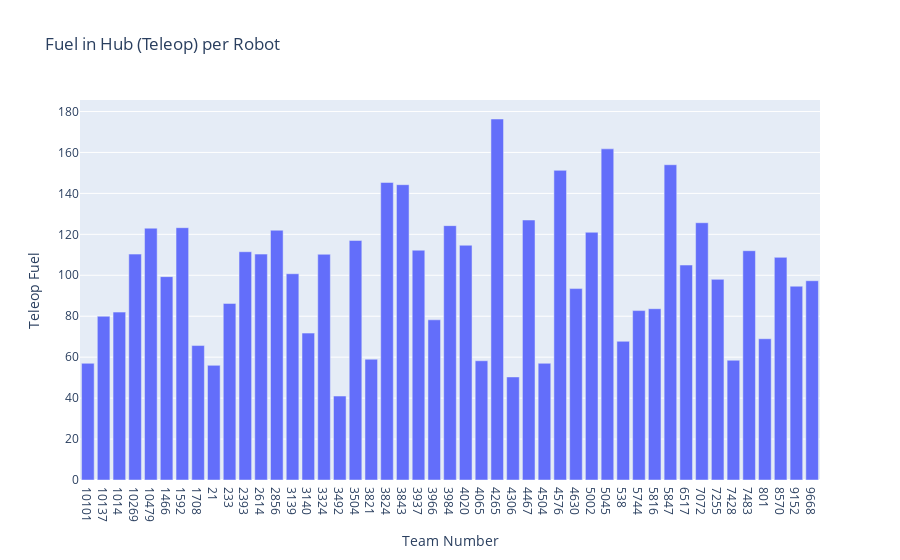

The notebook cell this image was saved under:
### Code cell
fig = px.bar(avg_overall, y="Teleop Fuel", title="Fuel in Hub (Teleop) per Robot")
fig.show()

### Figure 1 — Plotly figure (JSON) as saved in the notebook; plotly's stock layout.template omitted (floating-point values rounded to 4 significant figures)
{"data": [{"hovertemplate": "Team Number=%{x}<br>Teleop Fuel=%{y}<extra></extra>", "legendgroup": "", "marker": {"color": "#636efa", "pattern": {"shape": ""}}, "name": "", "orientation": "v", "showlegend": false, "textposition": "auto", "type": "bar", "x": ["10101", "10137", "1014", "10269", "10479", "1466", "1592", "1708", "21", "233", "2393", "2614", "2856", "3139", "3140", "3324", "3492", "3504", "3821", "3824", "3843", "3937", "3966", "3984", "4020", "4065", "4265", "4306", "4467", "4504", "4576", "4630", "5002", "5045", "538", "5744", "5816", "5847", "6517", "7072", "7255", "7428", "7483", "801", "8570", "9152", "9668"], "xaxis": "x", "y": [57.0, 80.0, 82.0, 110.3, 123.0, 99.33, 123.2, 65.67, 56.0, 86.25, 111.5, 110.3, 122.0, 100.8, 71.75, 110.2, 41.0, 117.0, 59.0, 145.3, 144.2, 112.2, 78.25, 124.2, 114.7, 58.25, 176.3, 50.33, 127.0, 57.0, 151.2, 93.5, 121.0, 161.8, 67.75, 82.75, 83.67, 154.0, 105.0, 125.7, 98.0, 58.5, 112.0, 69.0, 108.8, 94.67, 97.33], "yaxis": "y"}], "layout": {"barmode": "relative", "legend": {"tracegroupgap": 0}, "title": {"text": "Fuel in Hub (Teleop) per Robot"}, "xaxis": {"anchor": "y", "domain": [0, 1], "title": {"text": "Team Number"}}, "yaxis": {"anchor": "x", "domain": [0, 1], "title": {"text": "Teleop Fuel"}}}}
